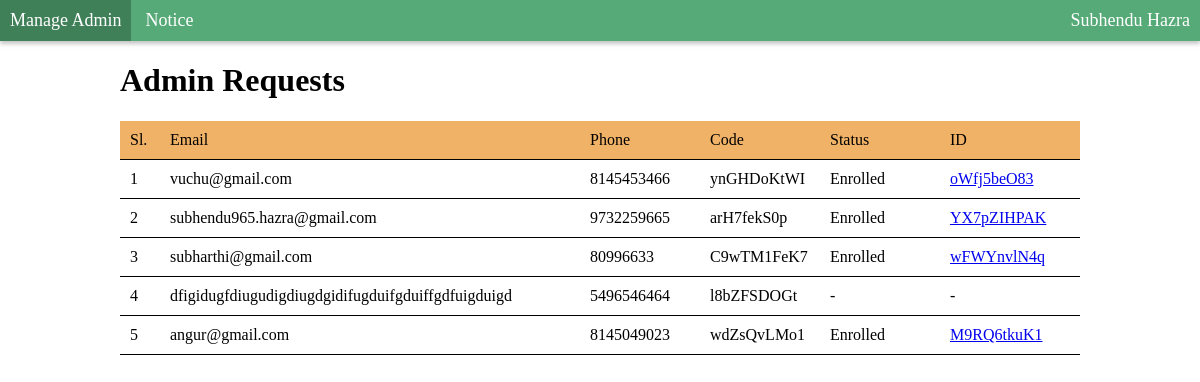
/master/panel/manage_admin/view_admin_requests.php (signed in), run on the app's committed database.
### tables this page shows
CREATE TABLE `create_admin` (
  `sl` int(11) NOT NULL,
  `phone` varchar(10) NOT NULL,
  `email` varchar(50) NOT NULL,
  `code` varchar(10) NOT NULL
);

### master/panel/manage_admin/view_admin_requests.php (the view, shortened to what this page needs)
<?php
require_once("../../header.php");
?>
	<div id="main_area">
		<h1>
		Admin Requests
		</h1>
		<div>
			<?php
				$query="SELECT * FROM create_admin";
				if($rows=mysqli_query($db,$query)){
					$i=1;
						echo "<div class='table_row'>";
						echo "<div class='table_row_items sl'>Sl.</div>";
						echo "<div class='table_row_items email'>Email</div>";
						echo "<div class='table_row_items phone'>Phone</div>";
						echo "<div class='table_row_items code'>Code</div>";
						echo "<div class='table_row_items code'>Status</div>";
						echo "<div class='table_row_items code'>ID</div>";
						echo "</div>";
					while($row=mysqli_fetch_array($rows,MYSQLI_BOTH)){
						echo "<div class='table_row'>";
						echo "<div class='table_row_items sl'>".$i."</div>";
						echo "<div class='table_row_items email'>".$row['email']."</div>";
						echo "<div class='table_row_items phone'>".$row['phone']."</div>";
						echo "<div class='table_row_items code'>".$row['code']."</div>";
						$nq="SELECT email,id FROM admins WHERE email='".$row['email']."' LIMIT 1";
						if($rs=mysqli_query($db,$nq)){
							if($r=mysqli_fetch_array($rs,MYSQLI_BOTH)){
								if($r['email']==$row['email']){
									echo "<div class='table_row_items code'>";
									echo "Enrolled";
									echo "</div>";
									echo "<div class='table_row_items code'>";
									echo "<a href='/master/view_admin/?id=".$r['id']."'>".$r['id']."</a>";
									echo "</div>";
								}
							}else{
								echo "<div class='table_row_items code'>";
								echo "-";
								echo "</div>";
								echo "<div class='table_row_items code'>";
									echo "-";
									echo "</div>";
							}
						}
						echo "</div>";
						$i++;
					}
				}
			?>
		</div>
	</div>
</body>
</html>

### master/header.php (style rules this page uses)
body { padding:0px; margin:0px; font-family:ubuntu,tahoma; }

### master/panel/manage_admin/view_admin_requests.php (style rules this page uses)
#main_area { margin:20px auto; max-width:80%; }
#main_area .table_row { display:block; border-bottom:1px solid black; }
#main_area .table_row:first-child { background:#f0b267; }
#main_area .table_row .table_row_items { display:inline-block; padding:10px; }
#main_area .table_row .table_row_items.sl { width:20px; }
#main_area .table_row .table_row_items.email { width:400px; }
#main_area .table_row .table_row_items.phone { width:100px; }
#main_area .table_row .table_row_items.code { width:100px; }

### data on the page
create_admin: email "vuchu@gmail.com", phone "8145453466", code "ynGHDoKtWI", admins.id "oWfj5beO83"
create_admin: email "subhendu965.hazra@gmail.com", phone "9732259665", code "arH7fekS0p", admins.id "YX7pZIHPAK"
create_admin: email "subharthi@gmail.com", phone "80996633", code "C9wTM1FeK7", admins.id "wFWYnvlN4q"
create_admin: email "dfigidugfdiugudigdiugdgidifugduifgduiffgdfuigduigd", phone "5496546464", code "l8bZFSDOGt"
create_admin: email "angur@gmail.com", phone "8145049023", code "wdZsQvLMo1", admins.id "M9RQ6tkuK1"

### other printed values
$_SESSION['login_name'] "Subhendu Hazra"
